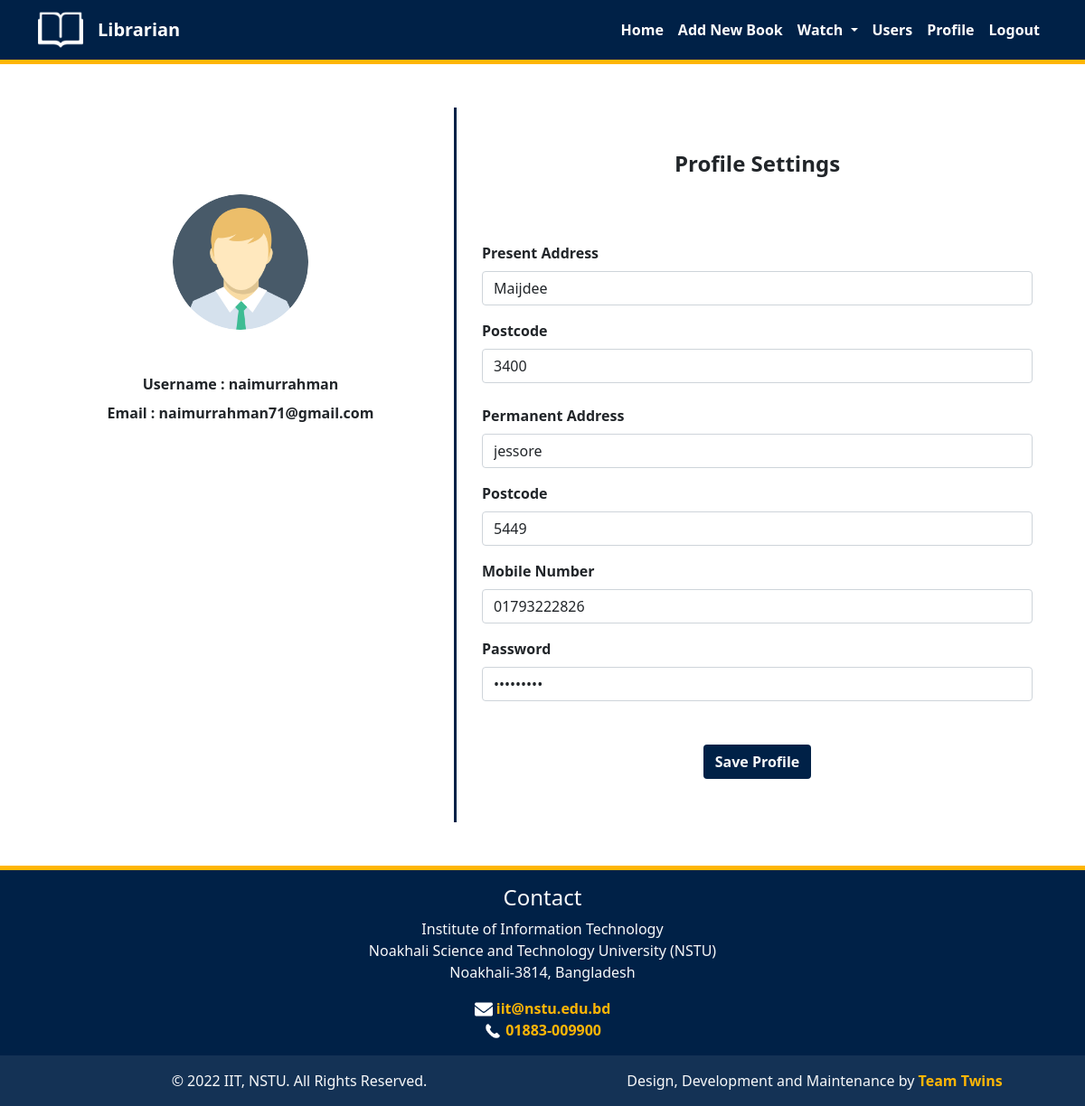
The page /librarianProfile.php (signed in) on the database its author committed.
### tables this page shows
CREATE TABLE `librarian` (
  `librarian_id` char(15) NOT NULL,
  `name` char(20) NOT NULL,
  `present_address` varchar(50) NOT NULL,
  `pr_post_code` char(4) NOT NULL,
  `permanent_address` varchar(50) NOT NULL,
  `pa_post_code` char(4) NOT NULL,
  `mobile_number` char(11) NOT NULL,
  `email_address` varchar(30) NOT NULL,
  `username` char(20) NOT NULL,
  `password` varchar(30) NOT NULL
);

### librarianProfile.php (the view, shortened to what this page needs)
<?php
    require_once('inc/header.php');
    require_once('inc/config.php');
?>
<body>
    <?php
        require_once('inc/librarianNavbar.php');
    ?>
    <?php
        $librarianID = $_SESSION['librarian_id'];
        $sql = "SELECT * FROM `librarian` where librarian_id = '{$librarianID}'";
        $result = $conn->query($sql);
        $row = $result->fetch_assoc();
    ?>
        <?php
        echo "<div class='container mt-5 mb-5'>
                            <div class='row justify-content-center'>
                                <div class='col-md-5 border-right'>
                                    <div class='d-flex flex-column align-items-center text-center p-3 py-5'>
                                        <img class='rounded-circle mt-5' width='150px' src='res/profile.png'>
                                        <span class='form-label mt-5'>Username : {$row['username']}</span>
                                        <span class='form-label'>Email : {$row['email_address']}</span>
                                    </div>
                                </div>
                                <div class='col-md-7'>
                                    <div class='p-3 py-5'>
                                        <div class='d-flex justify-content-center mb-5'>
                                            <h4 class='form-label'>Profile Settings</h4>
                                        </div>
                                        <form action='librarianProfile.php' method='POST'>
                                            <div class='row mt-2'>
                                                <div class='col-md-12 mt-3'>
                                                    <label class='form-label'>Present Address</label>
                                                    <input type='text' class='form-control' name='present_address' value='{$row['present_address']}' required>
                                                </div>
                                                <div class='col-md-12 mt-3'>
                                                    <label class='form-label'>Postcode</label>
                                                    <input type='number' class='form-control' name='present_address_post_code' value='{$row['pr_post_code']}' required>
                                                </div>
                                            </div>
                                            <div class='row mt-2'>
                                                <div class='col-md-12 mt-3'>
                                                    <label class='form-label'>Permanent Address</label>
                                                    <input type='text' class='form-control' name='permanent_address' value='{$row['permanent_address']}' required>
                                                </div>
                                                <div class='col-md-12 mt-3'>
                                                    <label class='form-label'>Postcode</label>
                                                    <input type='number' class='form-control' name='permanent_address_post_code' value='{$row['pa_post_code']}' required>
                                                </div>
                                            </div>
                                            <div class='row'>
                                                <div class='col-md-12 mt-3'>
                                                    <label class='form-label'>Mobile Number</label>
                                                    <input type='text' class='form-control' name='phone' value='{$row['mobile_number']}' required>
                                                </div>
                                            </div>
                                            <div class='row'>
                                                <div class='col-md-12 mt-3'>
                                                    <label class='form-label'>Password</label>
                                                    <input type='password' class='form-control' name='password' value='{$row['password']}' required>
                                                </div>
                                            </div>
                                            <div class='mt-5 text-center'>
                                                <button class='btn bg-dark-blue text-light fw-bold' type='submit'>Save Profile</button>
                                            </div>
                                        </form>
                                    </div>
                                </div>
                            </div>
                        </div>";
        ?>
    </body>
<?php
    require_once('inc/footer.php');
?>

### css/style.css (style rules this page uses)
.bg-dark-blue { background-color: #002147; }
.text-light { color: #ffffff; }
body { display: flex; flex-direction: column; height: 100vh; }
.form-label { font-weight: bold; }
.border-right { border-right: 3px solid #002147; }

### rows shown on the page
librarian: username "naimurrahman", email_address "naimurrahman71@gmail.com", present_address "Maijdee", present_address_post_code "3400", permanent_address "jessore", permanent_address_post_code "5449", phone "01793222826"
